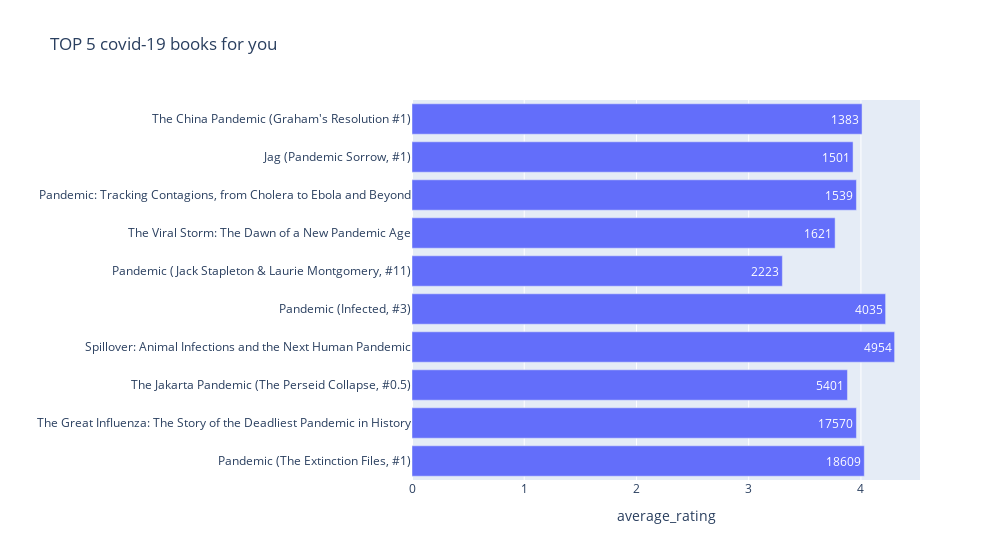

The code cell stored with this chart in its notebook:
### Code cell
top_5_highly_rated_covid= covid_19_df[['title','ratings_count','average_rating']].sort_values('ratings_count',ascending=False).head(10)

import plotly.express as px
fig = px.bar(top_5_highly_rated_covid, y='title', x='average_rating',text='ratings_count',orientation ='h',
             hover_data=['average_rating'],width =1000,title='TOP 10 covid-19 books for you',
             labels={'ratings_count':'Ratings received', 'title' : ''})

fig.show()

### Figure 1 — Plotly figure (JSON) as saved in the notebook; plotly's stock layout.template omitted (floating-point values rounded to 4 significant figures)
{"data": [{"alignmentgroup": "True", "customdata": [[4.03], [3.96], [3.88], [4.3], [4.22], [3.3], [3.77], [3.96], [3.93], [4.01]], "hoverlabel": {"namelength": 0}, "hovertemplate": "average_rating=%{customdata[0]}<br>=%{y}<br>Ratings received=%{text}", "legendgroup": "", "marker": {"color": "#636efa"}, "name": "", "offsetgroup": "", "orientation": "h", "showlegend": false, "text": [18609, 17570, 5401, 4954, 4035, 2223, 1621, 1539, 1501, 1383], "textposition": "auto", "type": "bar", "x": [4.03, 3.96, 3.88, 4.3, 4.22, 3.3, 3.77, 3.96, 3.93, 4.01], "xaxis": "x", "y": ["Pandemic (The Extinction Files, #1)", "The Great Influenza: The Story of the Deadliest Pandemic in History", "The Jakarta Pandemic (The Perseid Collapse, #0.5)", "Spillover: Animal Infections and the Next Human Pandemic", "Pandemic (Infected, #3)", "Pandemic (Jack Stapleton & Laurie Montgomery, #11)", "The Viral Storm: The Dawn of a New Pandemic Age", "Pandemic: Tracking Contagions, from Cholera to Ebola and Beyond", "Jag (Pandemic Sorrow, #1)", "The China Pandemic (Graham's Resolution #1)"], "yaxis": "y"}], "layout": {"barmode": "relative", "legend": {"tracegroupgap": 0}, "title": {"text": "TOP 5 covid-19 books for you"}, "width": 1000, "xaxis": {"anchor": "y", "domain": [0, 1], "title": {"text": "average_rating"}}, "yaxis": {"anchor": "x", "domain": [0, 1], "title": {"text": ""}}}}
